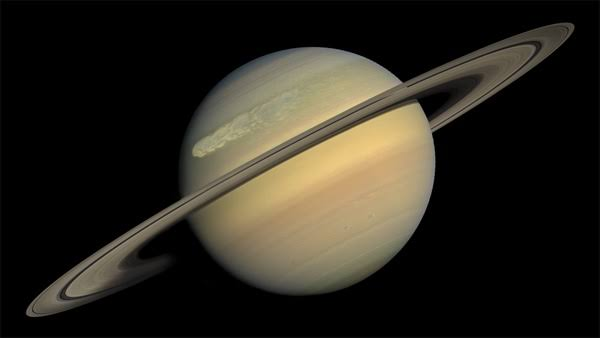
%> input picture saturn.png, 600 x 338 px
$ octave noise_types.m   (GNU Octave 9; MATLAB toolbox functions it lacks are replaced by stand-ins)
%> lines starting %> are read from the running program, lines starting %| are printed output that depends on the picture
clc;
close all;
clear all;
I = imread('saturn.png');
%> I is the input picture: size 338x600x3 uint8; mean R, G, B 42.4, 38.8, 30.1
IB = rgb2gray(I);
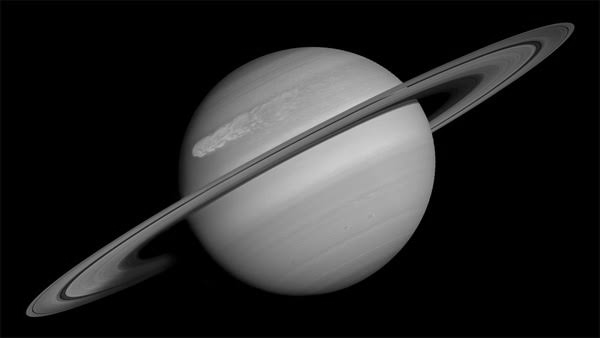
%> IB: size 338x600 uint8; min 0, max 211, mean 38.9
IB2G = imnoise(IB,'Gaussian',0.02);
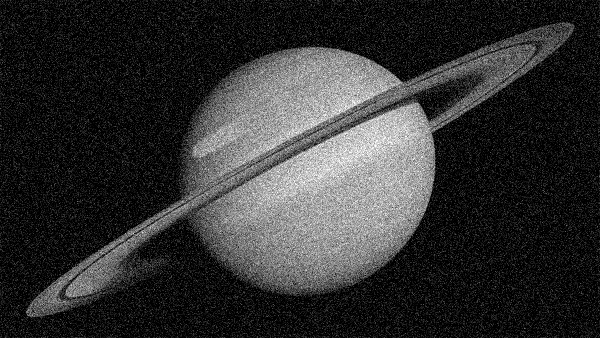
%> IB2G: size 338x600 uint8; min 0, max 255, mean 49.2
IB2S = imnoise(IB,'salt & pepper',0.02);
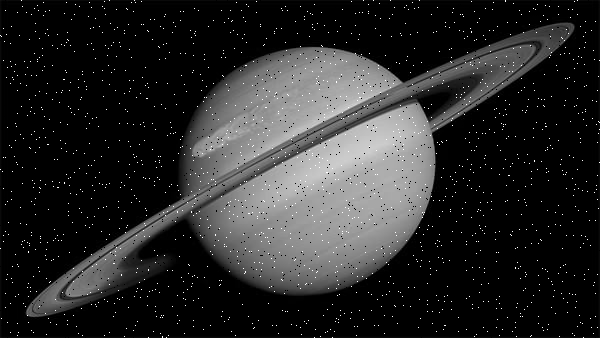
%> IB2S: size 338x600 uint8; min 0, max 255, mean 40.6
IB2S2 = imnoise(IB,'salt & pepper',0.2);
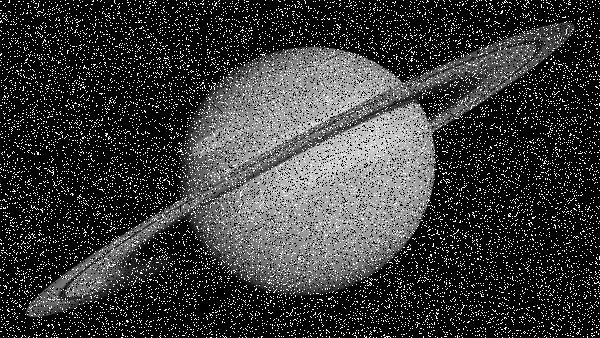
%> IB2S2: size 338x600 uint8; min 0, max 255, mean 56.6
subplot(2,3,1)
imshow(I);
subplot(2,3,2)
imshow(IB);
subplot(2,3,3)
imshow(IB2G);
subplot(2,3,4)
imshow(IB2S);
subplot(2,3,5)
imshow(IB2S2);
